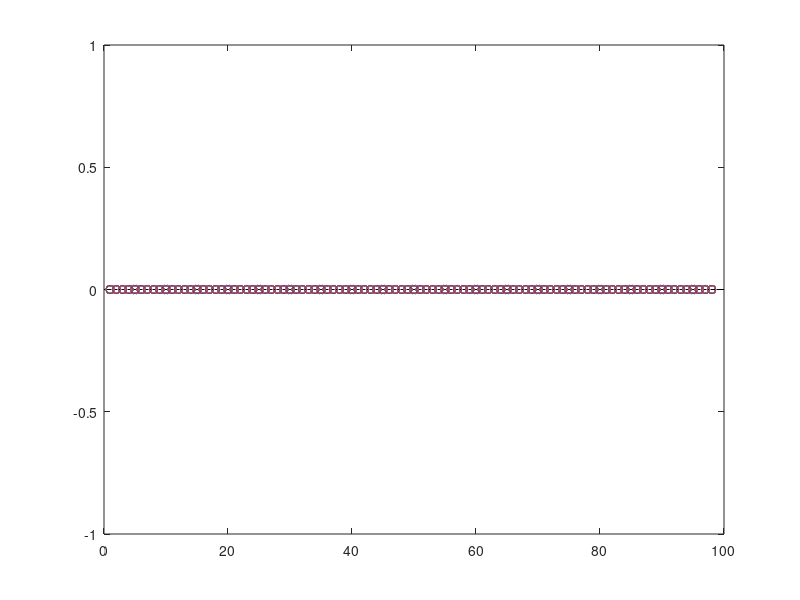

Write MATLAB code to recreate this figure.
clear;

% Open the file containing the received samples
f2 = fopen('tx.dat', 'rb');
 
% read data from the file
tmp = fread(f2, 'float32');
rx = tmp(1:2:end)+1i*tmp(2:2:end);
rx = rx.';

% close the file
fclose(f2);

% f1 = fopen('tx.dat', 'rb');
% tx = fread(f1, 'float32'); 

load('tx'); 
disp(length(rx));

load('lts'); 

load('knownWN'); 

[r, lags] = xcorr(rx, lts); 
[~, startIndex] = max(abs(r)); 
startLag = lags(startIndex);
plot(lags, abs(r)); 

lts = rx(startLag:startLag + 191); 
ts1 = lts(64:127); 
ts2 = lts(128:191); 

fDeltaSum = 0; 

for m = 1:64
    fDeltaSum = fDeltaSum + angle(ts2(m)/ts1(m));
end

fDelta = fDeltaSum / (64^2); 
rxLong = rx((startLag+192):(startLag + 8799 + 192)); 

for k = 1:length(rxLong)
    rxLong(k) = rxLong(k)*(exp(-1i*fDelta*k)); 
end

rxR = reshape(rxLong, [80, 110]); 
rxR = rxR(17:80, :); 

rxData = rxR(:, 11:end); 

WN = rxR(:, 1:10);
knownWN = knownWN(17:80, :); 
H = fft(WN)./fft(knownWN); 
H = mean(H, 2); 

dataF = fft(rxData); 
% load('bestH'); 
dataF = dataF./H;

% Use pilots for finer angle offset correction
pilot7  = angle( dataF(7,:) /( 1+1j) );
pilot21 = angle( dataF(21,:)/(-1+1j) );
pilot44 = angle( dataF(44,:)/(-1-1j) );
pilot58 = angle( dataF(58,:)/( 1-1j) );
angleOffset = (pilot7+pilot21+pilot44+pilot58)./4;

dataF = dataF./exp(1j*angleOffset);

dataHat    = zeros(128,100);

for m = 1:100
    for n = 1:64
        dataHat(2*(n-1)+1,m) = sign(real(dataF(n,m)));
        dataHat(2*n,m) = sign(imag(dataF(n,m)));
    end
end

load('dataBitsRaw'); 

% totalWrong = reshape(dataHat, [1, 6400]) ~= reshape(dataBits, [1, 6400]);
dataHat  = dataHat       ([1:12,15:40,43:54,77:86,89:114,117:128], 1:95); 
dataBitsRaw = dataBitsRaw([1:12,15:40,43:54,77:86,89:114,117:128], 1:95);

% Saved BPSK data chopping
% dataBits = dataBits([1:6,8:20,22:27,39:43,45:57,59:64], 1:95);

% dataHat = dataHat(:, 1:50); 
% dataBits = dataBits(:, 1:50); 
totalWrong = (dataHat ~= dataBitsRaw); 
stem(totalWrong)
% plot(reshape(totalWrong, [1, 5300]), '.'); 

bitErrorRate = sum(sum(totalWrong)) / (49*95*2); 

% stem(reshape(dataHat, [1, 64000]))
% hold on
% stem(reshape(dataBits, [1, 64000]))